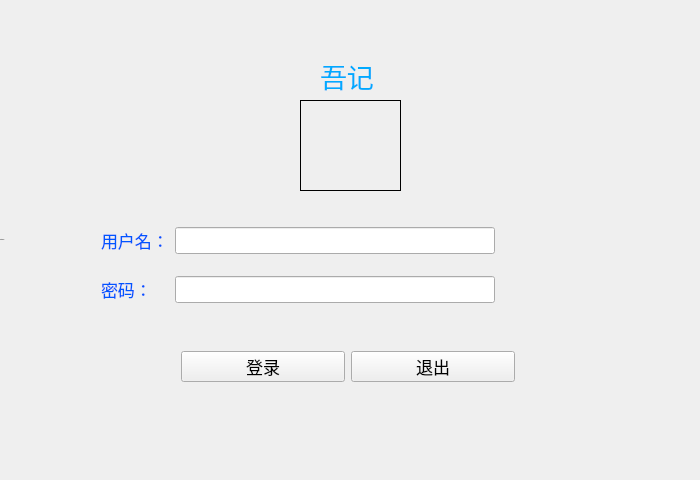
<?xml version="1.0" encoding="UTF-8"?>
<ui version="4.0">
 <class>MainWindow</class>
 <widget class="QMainWindow" name="MainWindow">
  <property name="geometry">
   <rect>
    <x>0</x>
    <y>0</y>
    <width>700</width>
    <height>480</height>
   </rect>
  </property>
  <property name="minimumSize">
   <size>
    <width>700</width>
    <height>480</height>
   </size>
  </property>
  <property name="maximumSize">
   <size>
    <width>700</width>
    <height>480</height>
   </size>
  </property>
  <property name="font">
   <font>
    <pointsize>1</pointsize>
   </font>
  </property>
  <property name="windowTitle">
   <string>登录界面</string>
  </property>
  <widget class="QWidget" name="centralWidget">
   <widget class="QWidget" name="widget" native="true">
    <property name="geometry">
     <rect>
      <x>90</x>
      <y>200</y>
      <width>416</width>
      <height>130</height>
     </rect>
    </property>
    <property name="sizePolicy">
     <sizepolicy hsizetype="Preferred" vsizetype="Fixed">
      <horstretch>0</horstretch>
      <verstretch>0</verstretch>
     </sizepolicy>
    </property>
    <layout class="QGridLayout" name="gridLayout">
     <property name="bottomMargin">
      <number>11</number>
     </property>
     <item row="1" column="0">
      <widget class="QLabel" name="label">
       <property name="font">
        <font>
         <family>华文新魏</family>
         <pointsize>13</pointsize>
        </font>
       </property>
       <property name="styleSheet">
        <string notr="true">color: rgb(0, 85, 255);</string>
       </property>
       <property name="text">
        <string>密码：</string>
       </property>
      </widget>
     </item>
     <item row="0" column="0">
      <widget class="QLabel" name="label_2">
       <property name="font">
        <font>
         <family>华文新魏</family>
         <pointsize>13</pointsize>
        </font>
       </property>
       <property name="styleSheet">
        <string notr="true">color: rgb(0, 85, 255);</string>
       </property>
       <property name="text">
        <string>用户名：</string>
       </property>
      </widget>
     </item>
     <item row="0" column="1">
      <widget class="QLineEdit" name="lineEdit_username">
       <property name="font">
        <font>
         <pointsize>12</pointsize>
        </font>
       </property>
       <property name="alignment">
        <set>Qt::AlignCenter</set>
       </property>
      </widget>
     </item>
     <item row="1" column="1">
      <widget class="QLineEdit" name="lineEdit_password">
       <property name="font">
        <font>
         <pointsize>12</pointsize>
        </font>
       </property>
       <property name="echoMode">
        <enum>QLineEdit::Password</enum>
       </property>
      </widget>
     </item>
    </layout>
    <zorder>lineEdit_username</zorder>
    <zorder>lineEdit_password</zorder>
    <zorder>label</zorder>
    <zorder>label_2</zorder>
   </widget>
   <widget class="QWidget" name="widget_2" native="true">
    <property name="geometry">
     <rect>
      <x>170</x>
      <y>340</y>
      <width>356</width>
      <height>53</height>
     </rect>
    </property>
    <property name="sizePolicy">
     <sizepolicy hsizetype="Preferred" vsizetype="Fixed">
      <horstretch>0</horstretch>
      <verstretch>0</verstretch>
     </sizepolicy>
    </property>
    <layout class="QHBoxLayout" name="horizontalLayout_2">
     <item>
      <widget class="QPushButton" name="pushButton_login">
       <property name="font">
        <font>
         <family>华文仿宋</family>
         <pointsize>13</pointsize>
        </font>
       </property>
       <property name="text">
        <string>登录</string>
       </property>
      </widget>
     </item>
     <item>
      <widget class="QPushButton" name="pushButton_logout">
       <property name="font">
        <font>
         <family>华文仿宋</family>
         <pointsize>13</pointsize>
        </font>
       </property>
       <property name="text">
        <string>退出</string>
       </property>
      </widget>
     </item>
    </layout>
   </widget>
   <widget class="QLabel" name="label_3">
    <property name="geometry">
     <rect>
      <x>320</x>
      <y>50</y>
      <width>81</width>
      <height>51</height>
     </rect>
    </property>
    <property name="font">
     <font>
      <family>华文隶书</family>
      <pointsize>20</pointsize>
     </font>
    </property>
    <property name="styleSheet">
     <string notr="true">color: rgb(0, 170, 255);</string>
    </property>
    <property name="text">
     <string>吾记</string>
    </property>
   </widget>
   <widget class="QLabel" name="image_label">
    <property name="geometry">
     <rect>
      <x>300</x>
      <y>100</y>
      <width>101</width>
      <height>91</height>
     </rect>
    </property>
    <property name="frameShape">
     <enum>QFrame::Panel</enum>
    </property>
    <property name="text">
     <string/>
    </property>
    <property name="scaledContents">
     <bool>true</bool>
    </property>
   </widget>
   <widget class="QLabel" name="gifLabel">
    <property name="geometry">
     <rect>
      <x>0</x>
      <y>0</y>
      <width>700</width>
      <height>480</height>
     </rect>
    </property>
    <property name="minimumSize">
     <size>
      <width>700</width>
      <height>480</height>
     </size>
    </property>
    <property name="text">
     <string>TextLabel</string>
    </property>
    <property name="scaledContents">
     <bool>true</bool>
    </property>
   </widget>
   <zorder>gifLabel</zorder>
   <zorder>widget</zorder>
   <zorder>widget_2</zorder>
   <zorder>label_3</zorder>
   <zorder>image_label</zorder>
  </widget>
 </widget>
 <layoutdefault spacing="6" margin="11"/>
 <resources/>
 <connections/>
</ui>
